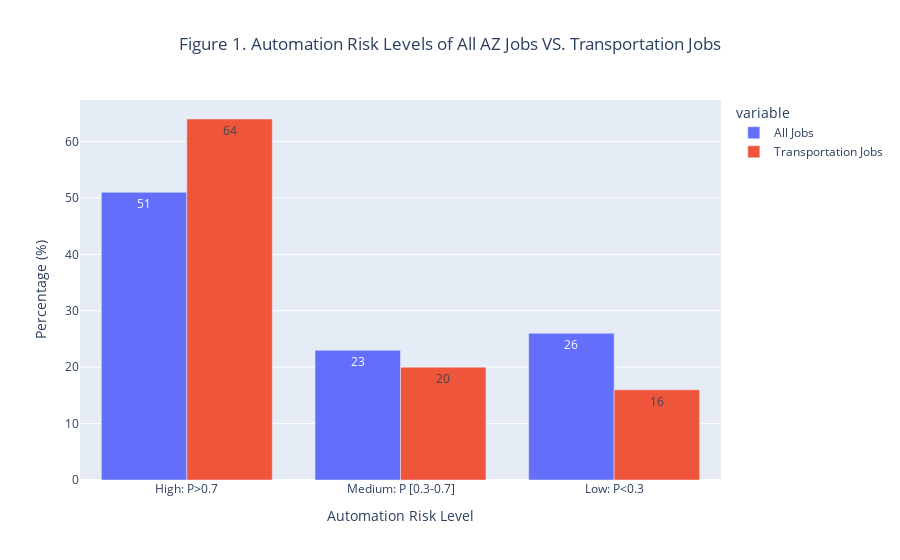

The notebook cell saved with this chart:
### Code cell
# classify major occupational groups <-- merge tab.2 and tab.3
# split OCC_CODE (eg.53-000, where "53" stands for the transportation industry and "000" indicates specific jobs in this industry
df3_risk=df3.merge(df2,how='inner',on='Occupation')
df3_risk['CODE0']=df3_risk['OCC_CODE'].str.split('-',1).str[0]
df3_risk['CODE0'] = df3_risk['CODE0'].astype(int)
df3_risk.head(5)

# merge all three datasets: tab.1,tab.2, and tab.3
df1_risk=df1.merge(df3_risk,how='inner',on='Occupation')
df1_risk['ComputerisableProbability'] = df1_risk['ComputerisableProbability'].astype(float)
df1_risk.head(5)

### Copy the merged table of tab2 and tab3. Find job number percentage in job risk
df4_risk=df3_risk

# Drop empty rows
df4_risk['TOT_EMP'].replace('',np.nan, inplace=True)
df4_risk.dropna(subset=['TOT_EMP'], inplace=True)

# Since TOT_EMP is object type, which cannot be performed by math, data conversion is needed
df4_risk['TOT_EMP2'] = df4_risk['TOT_EMP'].astype(int)

# do a sum based on the same risk level
df4_risk_job=df4_risk.groupby(['risk_level']).sum().reset_index()
SUM_TOT_EMP2=sum(df4_risk_job.TOT_EMP2)
df4_risk_job['percent']=(100*df4_risk_job.TOT_EMP2/SUM_TOT_EMP2).round(0)
df4_risk_job.head(3)

# percentage plot of risk level for AZ transportation jobs only
df4_risk_53=df4_risk[df4_risk['CODE0']==53]
counts_risk_53=df4_risk_53.groupby(['risk_level']).size().reset_index(name='counts').sort_values('risk_level')
total_counts_53=sum(counts_risk_53.counts)
counts_risk_53['percent']=(100*counts_risk_53.counts/total_counts_53).round(0)

# percentage plot of risk level for all AZ jobs, and combine into the same graph
df4_risk_job['All Jobs']=df4_risk_job['percent']
counts_risk_53['Transportation Jobs']=counts_risk_53['percent']
df4_risk_job_merge=df4_risk_job.merge(counts_risk_53,how='inner',on='risk_level')

fig0d = px.bar(df4_risk_job_merge, x="risk_level",y=["All Jobs","Transportation Jobs"], barmode='group',
              title='Figure 1. Automation Risk Levels of All AZ Jobs VS. Transportation Jobs',
              text_auto=True,
              category_orders={"risk_level":["High: P>0.7","Medium: P [0.3-0.7]","Low: P<0.3"]},
              )
fig0d.update_layout(xaxis_title='Automation Risk Level', yaxis_title='Percentage (%)', title_x=0.5)
fig0d.show()

### Figure 1 — Plotly figure (JSON) as saved in the notebook; plotly's stock layout.template omitted (floating-point values rounded to 4 significant figures)
{"data": [{"alignmentgroup": "True", "hovertemplate": "variable=All Jobs<br>risk_level=%{x}<br>value=%{y}<extra></extra>", "legendgroup": "All Jobs", "marker": {"color": "#636efa", "pattern": {"shape": ""}}, "name": "All Jobs", "offsetgroup": "All Jobs", "orientation": "v", "showlegend": true, "textposition": "auto", "texttemplate": "%{y}", "type": "bar", "x": ["High: P>0.7", "Low: P<0.3", "Medium: P [0.3-0.7]"], "xaxis": "x", "y": [51, 26, 23], "yaxis": "y"}, {"alignmentgroup": "True", "hovertemplate": "variable=Transportation Jobs<br>risk_level=%{x}<br>value=%{y}<extra></extra>", "legendgroup": "Transportation Jobs", "marker": {"color": "#EF553B", "pattern": {"shape": ""}}, "name": "Transportation Jobs", "offsetgroup": "Transportation Jobs", "orientation": "v", "showlegend": true, "textposition": "auto", "texttemplate": "%{y}", "type": "bar", "x": ["High: P>0.7", "Low: P<0.3", "Medium: P [0.3-0.7]"], "xaxis": "x", "y": [64, 16, 20], "yaxis": "y"}], "layout": {"barmode": "group", "legend": {"title": {"text": "variable"}, "tracegroupgap": 0}, "title": {"text": "Figure 1. Automation Risk Levels of All AZ Jobs VS. Transportation Jobs", "x": 0.5}, "xaxis": {"anchor": "y", "categoryarray": ["High: P>0.7", "Medium: P [0.3-0.7]", "Low: P<0.3"], "categoryorder": "array", "domain": [0, 1], "title": {"text": "Automation Risk Level"}}, "yaxis": {"anchor": "x", "domain": [0, 1], "title": {"text": "Percentage (%)"}}}}
